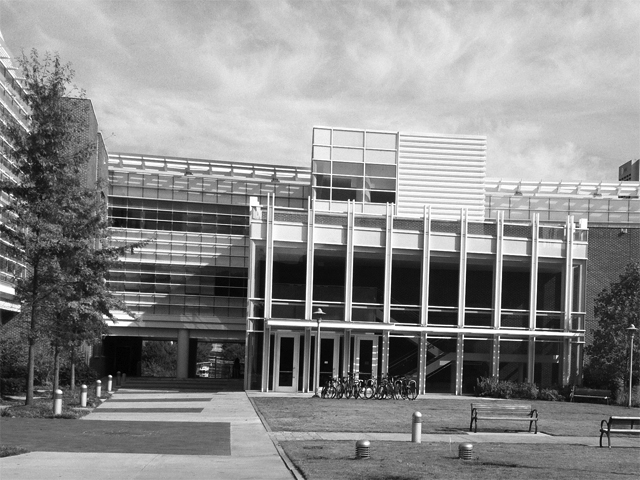
#> input picture HW5/subject/transA.jpg, 640 x 480 px
$ python question1.py
#> lines starting #> are read from the running program, lines starting #| are printed output that depends on the picture
import cv2
import numpy as np
from scipy.signal import convolve2d
from math import floor


def int_img_to_unint8(img):
    max_value = np.max(np.abs(img))
    min_value = np.min(img)
    if min_value < 0.0:
        return np.array(img * 127 / max_value + 127, dtype=np.uint8)
    else:
        return np.array(img * 255 / max_value, dtype=np.uint8)


def compute_gradient(img: np.ndarray, direction: str):
    ret = np.zeros(img.shape)
    if direction == "X":
        imgA = np.array(img[:-1, :], dtype=np.int32)
        imgB = np.array(img[1:, :], dtype=np.int32)
        ret[:-1, :] = imgA - imgB
    elif direction == "Y":
        imgA = np.array(img[:, :-1], dtype=np.int32)
        imgB = np.array(img[:, 1:], dtype=np.int32)
        ret[:, :-1] = imgA - imgB
    else:
        raise ValueError("direction argument is expected to be 'X' or 'Y' only")

    return ret


def harris_transform(img: np.ndarray, win_size: int, alpha=1.0):
    i_x = compute_gradient(img, 'X')
    i_y = compute_gradient(img, 'Y')

    # reshape both gradient so they have the same size
    xx, xy = i_x.shape
    yx, yy = i_y.shape
    i_x = i_x[:min(xx, yx), :min(xy, yy)]
    i_y = i_y[:min(xx, yx), :min(xy, yy)]

    win = np.ones(shape=(win_size, win_size))

    i_xx_sum = convolve2d(np.power(i_x, 2), win, 'valid')
    i_yy_sum = convolve2d(np.power(i_y, 2), win, 'valid')
    i_xy_sum = convolve2d(i_x * i_y,        win, 'valid')

    return i_xx_sum * i_yy_sum - i_xy_sum**2 + alpha * (i_xx_sum + i_yy_sum), i_x, i_y


def harris_filtering(harris_r: np.ndarray, number_of_points: int, win_size=5):
    r = harris_r.copy()
    r_w, r_h = r.shape
    r_filtered = np.zeros(shape=r.shape)
    win_radius = int(floor((win_size - 1) / 2))
    for i in range(number_of_points):
        p = np.argmax(r)
        p_x, p_y = p // r_h, p % r_h
        # r_filtered[p_x, p_y] = r[p_x, p_y]
        r_filtered[p_x, p_y] = 1
        r[max(0, p_x - win_radius):p_x + win_radius + 1, max(0, p_y - win_radius):p_y + win_radius + 1] = 0.0
    return r_filtered


if __name__ == '__main__':
    trans_a = cv2.imread("subject/transA.jpg", cv2.IMREAD_GRAYSCALE)
#> trans_a is the input picture: shape (480, 640); min 0, max 255, mean 139
    trans_b = cv2.imread("subject/transB.jpg", cv2.IMREAD_GRAYSCALE)
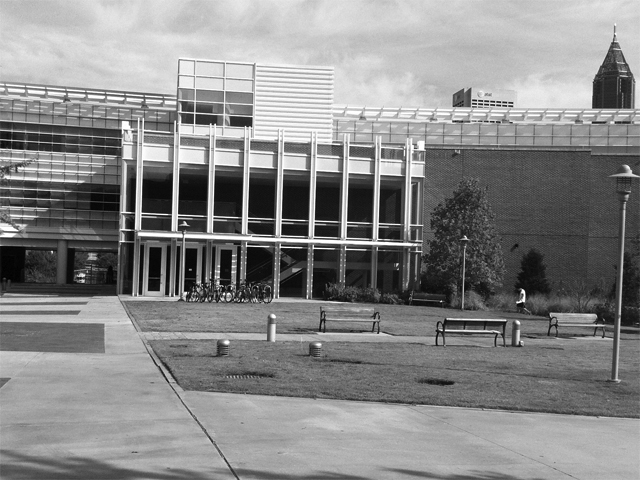
#> input picture HW5/subject/transB.jpg, 640 x 480 px
#> trans_b is the input picture: shape (480, 640); min 0, max 255, mean 135.6
    sim_a = cv2.imread("subject/simA.jpg", cv2.IMREAD_GRAYSCALE)
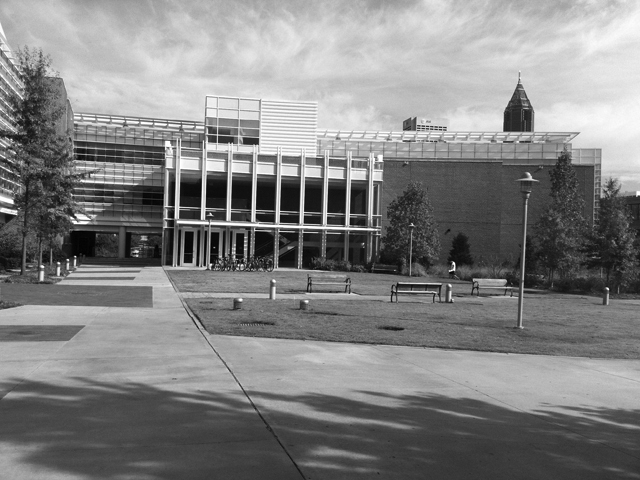
#> input picture HW5/subject/simA.jpg, 640 x 480 px
#> sim_a is the input picture: shape (480, 640); min 0, max 255, mean 130.6
    sim_b = cv2.imread("subject/simB.jpg", cv2.IMREAD_GRAYSCALE)
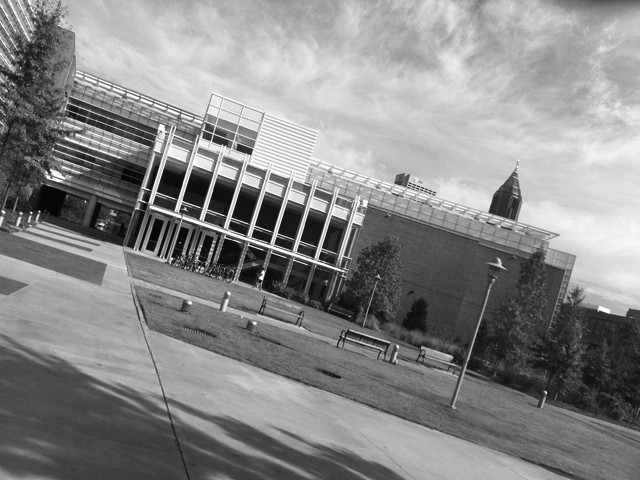
#> input picture HW5/subject/simB.jpg, 640 x 480 px
#> sim_b is the input picture: shape (480, 640); min 0, max 255, mean 136

    print("Question 1.1")

    trans_shape_x, trans_shape_y = trans_a.shape
#> trans_shape_x = 480; trans_shape_y = 640
    disp = np.zeros(shape=(trans_shape_x, trans_shape_y * 2))

    disp[1:, :trans_shape_y] = compute_gradient(trans_a, 'X')
#> in compute_gradient, `imgA = np.array(img[:-1, :], dtype=np.int32)`:
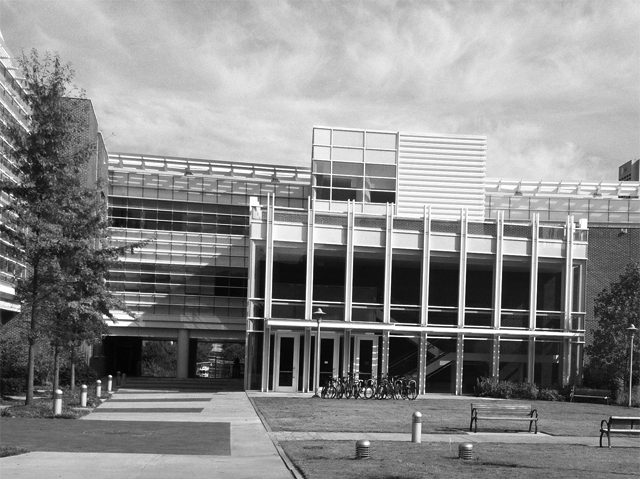
#> imgA: shape (479, 640) int32; min 0, max 255, mean 139
#> in compute_gradient, `imgB = np.array(img[1:, :], dtype=np.int32)`:
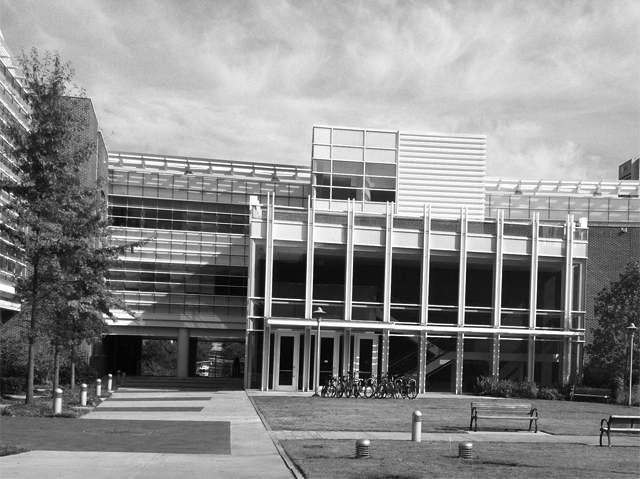
#> imgB: shape (479, 640) int32; min 0, max 255, mean 138.9
#> in compute_gradient, `ret[:-1, :] = imgA - imgB`:
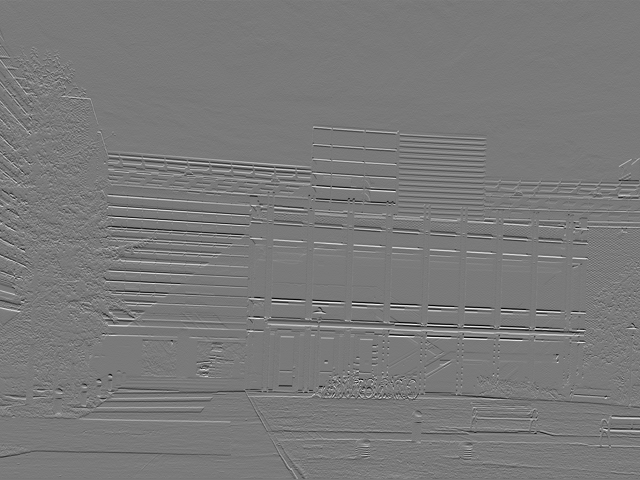
#> ret: shape (480, 640) float64; min -205, max 223, mean 0.1; drawn with min black and max white
#> (the run stopped early here; a loop or call above may not have finished)
